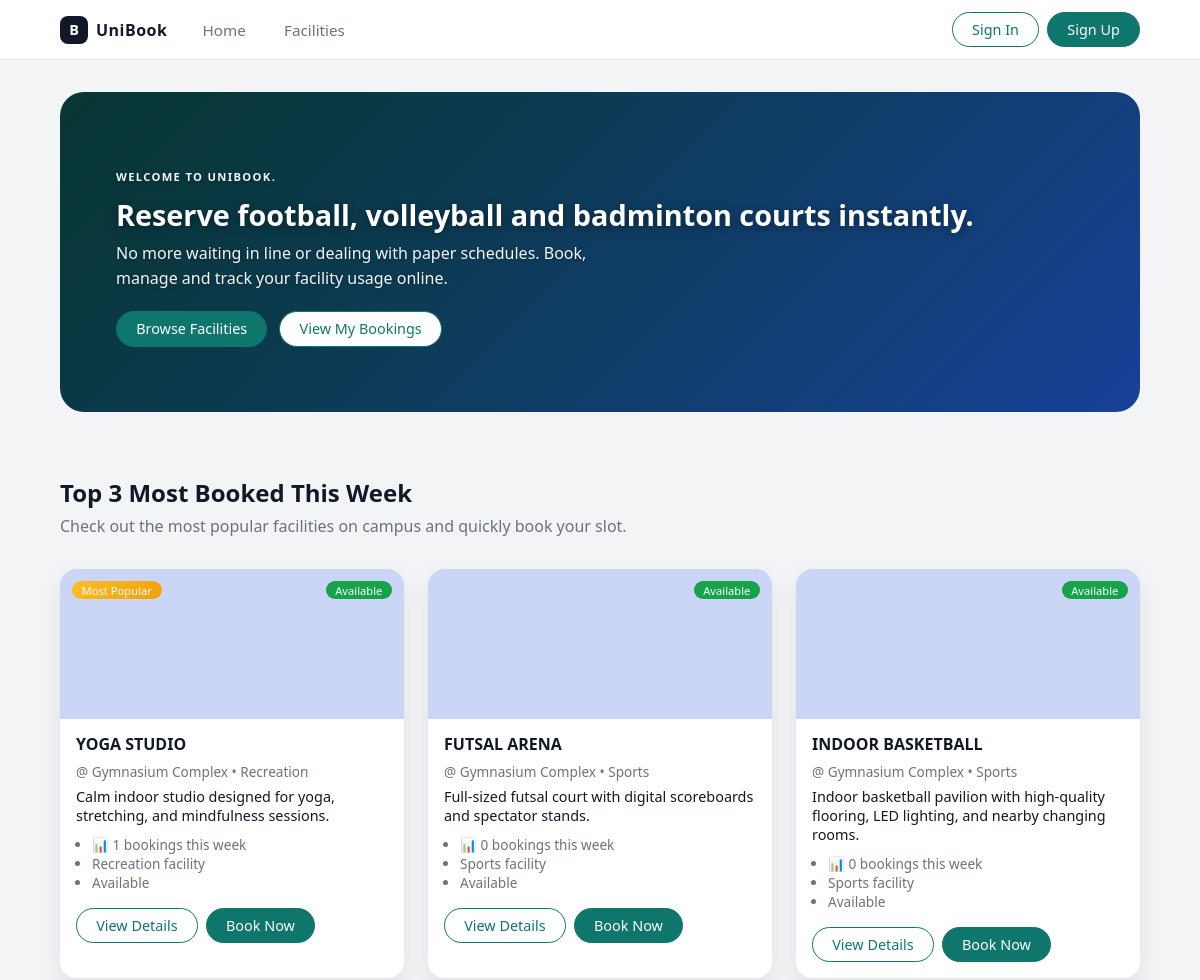
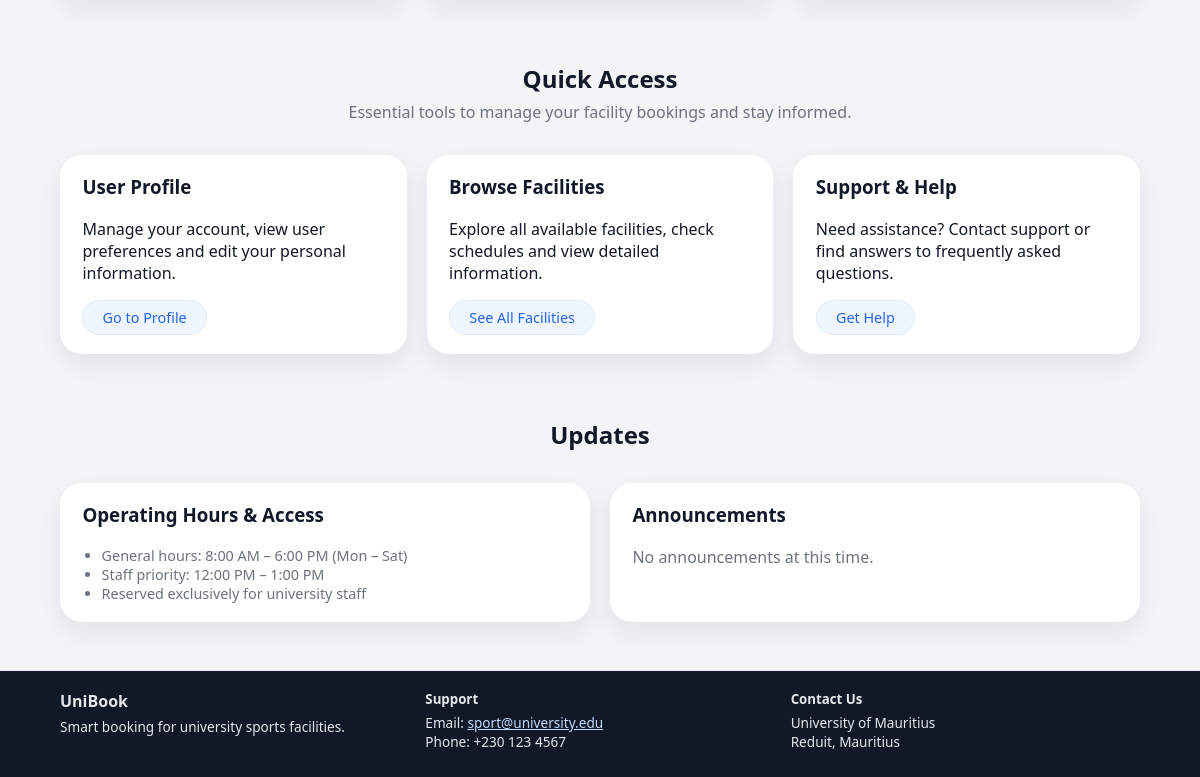
The page / on the database its author committed (2 pictures, top to bottom).
### booking_sys/models.py (models this page shows, shortened)
class SiteSettings(models.Model):
    hero_image_url = models.URLField(
        blank=True,
        null=True,
        help_text="Enter the URL of the hero banner image. Leave blank for default gradient."
    )
    hero_title = models.CharField(
        max_length=200,
        default="Reserve football, volleyball and badminton courts instantly.",
        help_text="Main heading text for hero banner"
    )
    hero_subtitle = models.TextField(
        default="No more waiting in line or dealing with paper schedules. Book, manage and track your facility usage online.",
        help_text="Subtitle text for hero banner"
    )
    support_email = models.EmailField(
        default="support@unibook.edu",
        help_text="Email address for support inquiries"
    )
    support_phone = models.CharField(
        max_length=20,
        default="+230 800 1234",
        help_text="Phone number for support (format: +country code XXX XXXX)"
    )
    class Meta:
        verbose_name = "Site Settings"
        verbose_name_plural = "Site Settings"
    @classmethod
    def get_settings(cls):
        obj, created = cls.objects.get_or_create(pk=1)
        return obj

class Facility(models.Model):
    FACILITY_TYPES = [
        ('sports', 'Sports'),
        ('recreation', 'Recreation'),
        ('academic', 'Academic'),
        ('other', 'Other'),
    ]
    FACILITY_STATUS = [
        ('available', 'Available'),
        ('maintenance', 'Under Maintenance'),
        ('closed', 'Closed'),
    ]
    facility_id = models.UUIDField(primary_key=True, default=uuid.uuid4, editable=False)
    facility_name = models.CharField(max_length=200)
    facility_type = models.CharField(max_length=20, choices=FACILITY_TYPES)
    location = models.CharField(max_length=300)
    description = models.TextField(blank=True)
    image_url = models.URLField(blank=True, null=True)
    facility_status = models.CharField(max_length=20, choices=FACILITY_STATUS, default='available')
    likes_count = models.PositiveIntegerField(default=0)

### booking_sys/views.py (the view)
# urls.py: 2. Add a URL to urlpatterns:  path('', views.home, name='home')
def home(request):
    from django.utils import timezone
    from django.db.models import Count
    from datetime import timedelta
    from .models import SiteSettings
    settings = SiteSettings.get_settings()
    now = timezone.now()
    week_start = now - timedelta(days=now.weekday())  # Monday of current week
    week_start = week_start.replace(hour=0, minute=0, second=0, microsecond=0)
    facilities = Facility.objects.filter(
        facility_status='available'
    ).annotate(
        bookings_this_week=Count(
            'bookings',
            filter=models.Q(bookings__booking_date__gte=week_start.date())
        )
    ).order_by('-bookings_this_week')[:3]
    announcements = Announcement.objects.filter(
        status='published'
    ).filter(
        models.Q(publish_date__isnull=True) | models.Q(publish_date__lte=now)
    ).filter(
        models.Q(expiry_date__isnull=True) | models.Q(expiry_date__gte=now)
    ).order_by('-is_featured', '-created_at')[:5]
    return render(request, 'home.html', {
        'facilities': facilities,
        'announcements': announcements,
        'site_settings': settings
    })

### booking_sys/templates/home.html (shortened to what this page needs)
{% extends 'base.html' %}
{% load static %}
{% block content %}
<section class="hero" {% if site_settings.hero_image_url %}style="background-image: linear-gradient(135deg, rgba(0, 0, 0, 0.55) 0%, rgba(0, 0, 0, 0.35) 100%), url('{{ site_settings.hero_image_url }}');"{% endif %}>
  <div class="hero-content">
    <p class="hero-tag">WELCOME TO UNIBOOK.</p>
    <h1>{{ site_settings.hero_title }}</h1>
    <p class="hero-subtitle">
      {{ site_settings.hero_subtitle }}
    </p>
    <div class="hero-actions">
        <a href="{% url 'booking_sys:facilities' %}" class="btn btn-primary">Browse Facilities</a>
        <a href="{% url 'booking_sys:profile' %}" class="btn btn-outline">View My Bookings</a>
    </div>
  </div>
</section>
<section class="section">
  <div class="section-header">
    <h2>Top 3 Most Booked This Week</h2>
    <p>Check out the most popular facilities on campus and quickly book your slot.</p>
  </div>
  <div class="card-grid">
    {% if facilities %}
      {% for facility in facilities %}
        <article class="facility-card">
          <div class="facility-image {{ facility.facility_type }}-bg"
               >
            <div style="position: absolute; top: 0; left: 0; right: 0; bottom: 0; display: flex; justify-content: space-between; align-items: flex-start; padding: 0.75rem;">
              {% if forloop.first %}
                <span class="badge" style="background: linear-gradient(135deg, #fbbf24, #f59e0b); color: #fff;">Most Popular</span>
              {% else %}
                <span style="width: 0;"></span>
              {% endif %}
              {% if facility.facility_status == 'available' %}
                <span class="badge" style="background:#16a34a;color:#fff;">Available</span>
              {% elif facility.facility_status == 'maintenance' %}
                <span class="badge badge-warning">Limited</span>
              {% else %}
                <span class="badge badge-danger">Closed</span>
              {% endif %}
            </div>
          </div>
          <div class="facility-body">
            <div class="facility-header">
              <h3>{{ facility.facility_name|upper }}</h3>
            </div>
            <p class="facility-meta">@ {{ facility.location }} &bull; {{ facility.get_facility_type_display }}</p>
            <p class="facility-text">
              {{ facility.description|default:"No description available."|truncatewords:15 }}
            </p>
            <ul class="facility-tags">
              <li>📊 {{ facility.bookings_this_week }} bookings this week</li>
              <li>{{ facility.get_facility_type_display }} facility</li>
              <li>{{ facility.get_facility_status_display }}</li>
            </ul>
            <div class="facility-actions">
                <a href="{% url 'booking_sys:facility_detail' facility.facility_name|slugify %}" class="btn btn-outline">View Details</a>
                {% if facility.facility_status == 'available' %}
                  <a href="{% url 'booking_sys:facility_detail' facility.facility_name|slugify %}" class="btn btn-primary">Book Now</a>
                {% endif %}
            </div>
          </div>
        </article>
      {% endfor %}
    {% endif %}
  </div>
</section>
<section class="section">
  <div class="section-header centered">
    <h2>Quick Access</h2>
    <p>Essential tools to manage your facility bookings and stay informed.</p>
  </div>
  <div class="pill-grid">
    <article class="pill-card">
      <h3>User Profile</h3>
      <p>Manage your account, view user preferences and edit your personal information.</p>
      <a href="{% url 'booking_sys:profile' %}" class="btn btn-soft">Go to Profile</a>
    </article>
    <article class="pill-card">
      <h3>Browse Facilities</h3>
      <p>Explore all available facilities, check schedules and view detailed information.</p>
      <a href="{% url 'booking_sys:facilities' %}" class="btn btn-soft">See All Facilities</a>
    </article>
    <article class="pill-card">
      <h3>Support & Help</h3>
      <p>Need assistance? Contact support or find answers to frequently asked questions.</p>
      <a href="{% url 'booking_sys:contact' %}" class="btn btn-soft">Get Help</a>
    </article>
  </div>
</section>
<section class="section">
  <div class="section-header centered">
    <h2>Updates</h2>
  </div>
  <div class="pill-grid">
    <article class="pill-card">
      <h3>Operating Hours &amp; Access</h3>
      <ul class="updates-list">
        <li>General hours: 8:00 AM – 6:00 PM (Mon – Sat)</li>
        <li>Staff priority: 12:00 PM – 1:00 PM</li>
        <li>Reserved exclusively for university staff</li>
      </ul>
    </article>
    <article class="pill-card">
      <h3>Announcements</h3>
      {% if announcements %}
        <ul class="updates-list">
          {% for announcement in announcements %}
            <li>
              <strong>{% if announcement.priority == 'urgent' %}🔴 {% elif announcement.priority == 'high' %}⚠️ {% endif %}{{ announcement.title }}</strong>
              <br><span style="color: var(--text-muted); font-size: 0.9rem;">{{ announcement.content|truncatewords:30 }}</span>
              {% if announcement.expiry_date %}
                <br><small style="color: var(--text-muted); font-size: 0.8rem;">Expires: {{ announcement.expiry_date|date:"M d, Y" }}</small>
              {% endif %}
            </li>
          {% endfor %}
        </ul>
      {% else %}
        <p style="color: var(--text-muted);">No announcements at this time.</p>
      {% endif %}
    </article>
  </div>
</section>
{% endblock %}

### booking_sys/static/css/mystyle.css (style rules this page uses)
:root { --bg: #f3f4f6; --surface: #ffffff; --border-subtle: #e5e7eb; --text-main: #111827; --text-muted: #6b7280; --primary: #0f766e; --primary-soft: #e0f2f1; --primary-dark: #064e3b; --accent: #2563eb; --danger: #dc2626; --warning: #f59e0b; --radius-card: 16px; --shadow-soft: 0 10px 25px rgba(15,23,42,0.08); --font-sans: system-ui, -apple-system, BlinkMacSystemFont, "Segoe UI", sans-serif; }
*, *::before, *::after { box-sizing: border-box; }
body { margin: 0; font-family: var(--font-sans); color: var(--text-main); background: var(--bg); }
.btn { display: inline-flex; align-items: center; justify-content: center; padding: 0.45rem 1.2rem; border-radius: 999px; font-size: 0.9rem; font-weight: 500; border: 1px solid transparent; cursor: pointer; text-decoration: none; white-space: nowrap; }
.btn-primary { background: var(--primary); color: #ffffff; border-color: var(--primary); }
.btn-outline { background: #ffffff; color: var(--primary); border-color: var(--primary); }
.btn-soft { background: #eff6ff; color: var(--accent); border-color: #dbeafe; }
.section { margin-bottom: 3rem; padding-top: 1rem; }
.section-header { margin-bottom: 2rem; }
.section-header h1, .section-header h2 { margin: 0 0 0.35rem; }
.section-header p { margin: 0; color: var(--text-muted); }
.section-header.centered { text-align: center; }
.hero { display: flex; flex-direction: column; justify-content: center; padding: 3rem 3.5rem; border-radius: 24px; margin-bottom: 3rem; background: linear-gradient(135deg, rgba(0, 0, 0, 0.55) 0%, rgba(0, 0, 0, 0.35) 100%), linear-gradient(135deg, #0f766e 0%, #2563eb 100%); background-size: cover; background-position: center; background-repeat: no-repeat; color: #ffffff; min-height: 320px; }
.hero-tag { text-transform: uppercase; letter-spacing: 0.12em; font-size: 0.7rem; opacity: 0.95; font-weight: 600; text-shadow: 0 2px 4px rgba(0, 0, 0, 0.3); }
.hero h1 { font-size: 1.8rem; margin: 0.4rem 0 0.4rem; text-shadow: 0 2px 8px rgba(0, 0, 0, 0.4); font-weight: 700; }
.hero-subtitle { margin: 0 0 1.2rem; max-width: 32rem; text-shadow: 0 1px 4px rgba(0, 0, 0, 0.3); opacity: 0.95; line-height: 1.6; }
.hero-actions { display: flex; flex-wrap: wrap; gap: 0.75rem; }
.card-grid { display: grid; grid-template-columns: repeat(auto-fit, minmax(280px, 1fr)); gap: 1.5rem; margin-top: 1.5rem; }
.facility-card { background: var(--surface); border-radius: var(--radius-card); box-shadow: var(--shadow-soft); overflow: hidden; display: flex; flex-direction: column; }
.facility-image { height: 150px; background: #cbd5f5; background-size: cover; background-position: center; background-blend-mode: multiply; position: relative; transition: background-size 0.3s ease; }
.facility-body { padding: 0.9rem 1rem 1rem; display: flex; flex-direction: column; gap: 0.4rem; }
.facility-header { display: flex; justify-content: space-between; align-items: center; }
.facility-header h3 { margin: 0; font-size: 1rem; }
.facility-meta { margin: 0; color: var(--text-muted); font-size: 0.85rem; }
.facility-text { margin: 0; font-size: 0.9rem; }
.facility-tags { margin: 0.2rem 0 0; padding-left: 1rem; font-size: 0.85rem; color: var(--text-muted); }
.facility-actions { margin-top: 0.6rem; display: flex; gap: 0.5rem; }
.badge { display: inline-flex; align-items: center; justify-content: center; font-size: 0.7rem; padding: 0.1rem 0.6rem; border-radius: 999px; background: #e5e7eb; color: #111827; }
.pill-grid { display: grid; grid-template-columns: repeat(auto-fit,minmax(230px,1fr)); gap: 1.25rem; }
.pill-card { background: var(--surface); border-radius: 22px; box-shadow: var(--shadow-soft); padding: 1.2rem 1.4rem; }
.pill-card h3 { margin-top: 0; }
.updates-list { margin: 0.3rem 0 0; padding-left: 1.2rem; font-size: 0.9rem; color: var(--text-muted); }

### rows shown on the page
SiteSettings: hero_title "Reserve football, volleyball and badminton courts instantly.", hero_subtitle "No more waiting in line or dealing with paper schedules. Book, manage and track your facility usage online."
Facility: shows "Most Popular", shows "Available", facility_name "YOGA STUDIO", location "Gymnasium Complex", facility_type "Recreation", description "Calm indoor studio designed for yoga, stretching, and mindfulness sessions.", bookings_this_week "1", facility_status "Available", shows "Book Now"
Facility: shows "Available", facility_name "FUTSAL ARENA", location "Gymnasium Complex", facility_type "Sports", description "Full-sized futsal court with digital scoreboards and spectator stands.", bookings_this_week "0", facility_status "Available", shows "Book Now"
Facility: shows "Available", facility_name "INDOOR BASKETBALL", location "Gymnasium Complex", facility_type "Sports", description "Indoor basketball pavilion with high-quality flooring, LED lighting, and nearby changing rooms.", bookings_this_week "0", facility_status "Available", shows "Book Now"
